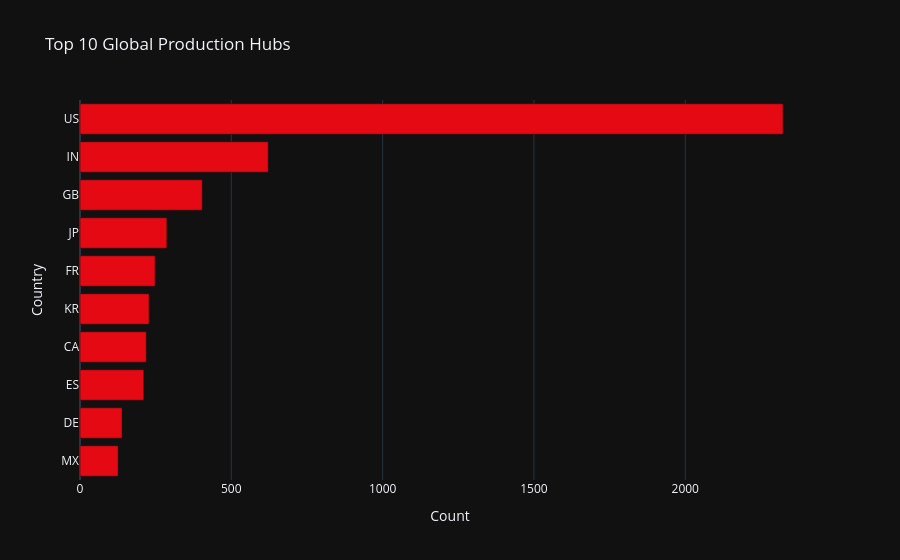

Notebook code cell kept with this figure:
### Markdown cell above
## 6. Global Production Hubs

Identifying the top countries contributing content.

### Code cell
country_counts = df['country'].explode().value_counts().head(10).reset_index()
country_counts.columns = ['Country', 'Count']

fig_country = px.bar(
    country_counts, 
    x='Count', 
    y='Country', 
    orientation='h', 
    title="Top 10 Global Production Hubs",
    color_discrete_sequence=['#E50914']
)
fig_country.update_layout(yaxis={'categoryorder':'total ascending'})
fig_country.show()

### Figure 1 — Plotly figure (JSON) as saved in the notebook; plotly's stock layout.template omitted (floating-point values rounded to 4 significant figures)
{"data": [{"hovertemplate": "Count=%{x}<br>Country=%{y}<extra></extra>", "legendgroup": "", "marker": {"color": "#E50914", "pattern": {"shape": ""}}, "name": "", "orientation": "h", "showlegend": false, "textposition": "auto", "type": "bar", "x": [2323, 622, 404, 287, 248, 228, 219, 211, 139, 126], "xaxis": "x", "y": ["US", "IN", "GB", "JP", "FR", "KR", "CA", "ES", "DE", "MX"], "yaxis": "y"}], "layout": {"barmode": "relative", "legend": {"tracegroupgap": 0}, "title": {"text": "Top 10 Global Production Hubs"}, "xaxis": {"anchor": "y", "domain": [0, 1], "title": {"text": "Count"}}, "yaxis": {"anchor": "x", "categoryorder": "total ascending", "domain": [0, 1], "title": {"text": "Country"}}}}
